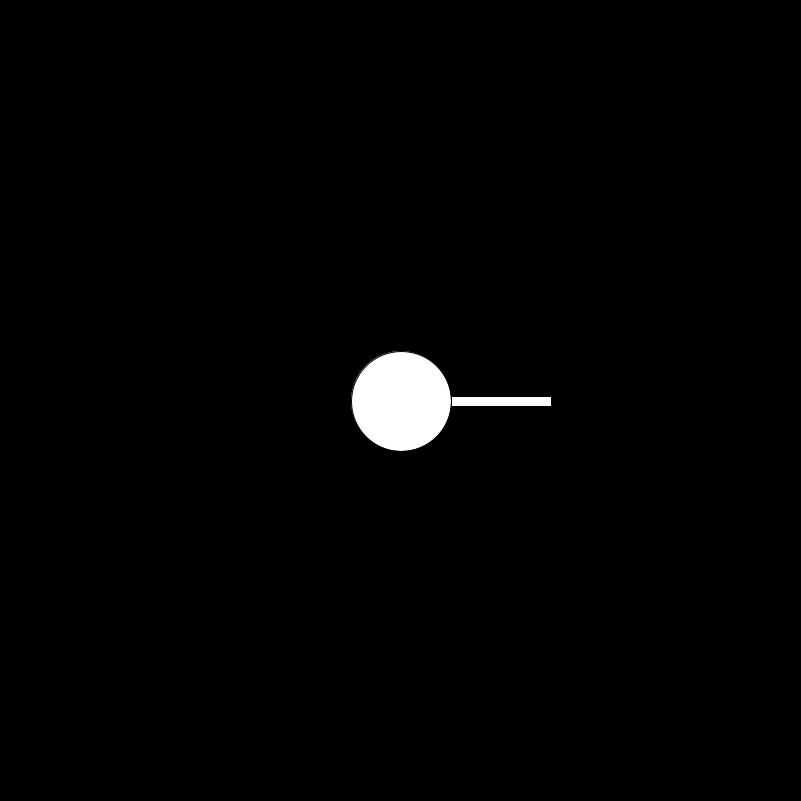
Frame 1 (no input)
Frame 60 (the mouse pressed at the canvas centre just before this capture): identical to frame 1, image omitted
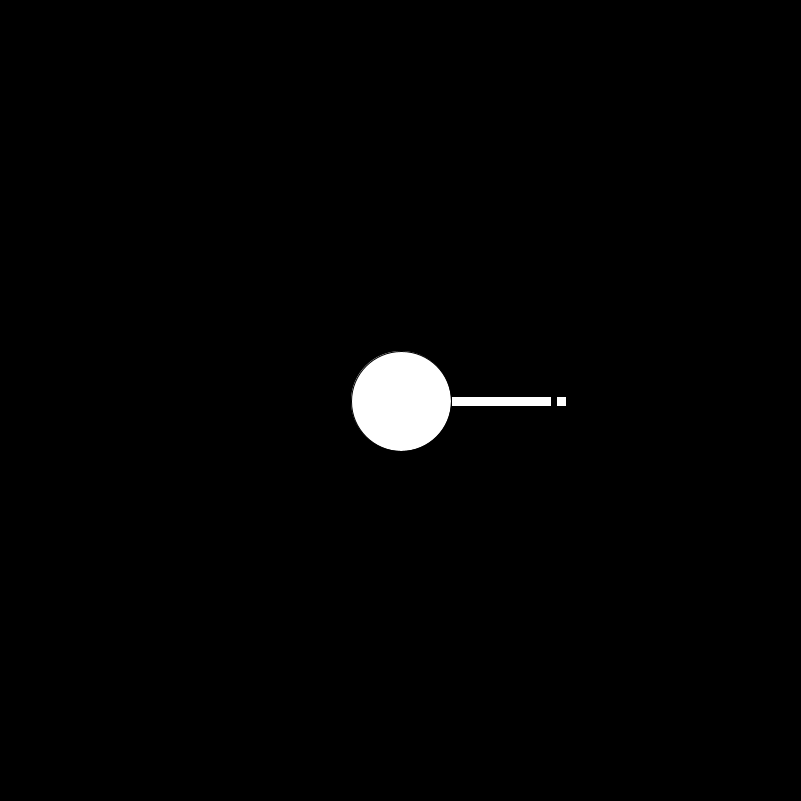
Frame 120 (the mouse held since frame 60 and released just before this capture)

The Processing sketch that drew these frames (run headless with seeded random() and noise(); from frame 60 on, the mouse is pressed at the canvas centre):

// Processing sketch: processing_154806
// ── processing_154806.pde

void setup(){
   size(801,801);
   rectMode(CENTER);
   background(0);
}
int bax = 1;
int po = 0;
int v = 0;
int l = 1;
int a = 0;
int b = 0;
int c = 0;
int t = 1;
int bac = 0;
void draw(){
 background(bac); 
 translate(401,401);
 v = l + t;
 l = l + 1;
 a = 801 - v;
 rect(a,0,50,50);
 
 rect(0,a,50,50);
 
 rect(-a,0,50,50);
 
 rect(0,-a,50,50);

 if (keyPressed) {
    if (key == 'd' || key == 'D') {
po = 0;
    }
 }

 if (keyPressed) {
    if (key == 's' || key == 'S') {
po = 90;
    }
 }

 if (keyPressed) {
    if (key == 'a' || key == 'A') {
po = 180;
    }
 }

 if (keyPressed) {
    if (key == 'w' || key == 'W') {
po = 270;
    }
 }

rotate(radians(po));
if(mousePressed == true)
{
bax = bax + 1;
b = bax +100;
rect(b,0,10,10);
}
else
{
bax = 0;
}
rect(100,0,100,10);
ellipse(0, 0, 100, 100);

if(a == b)
{
rect(0,0,1000,1000);
l = 1;
t = t + 1;
bac = bac + 50;
}

}
